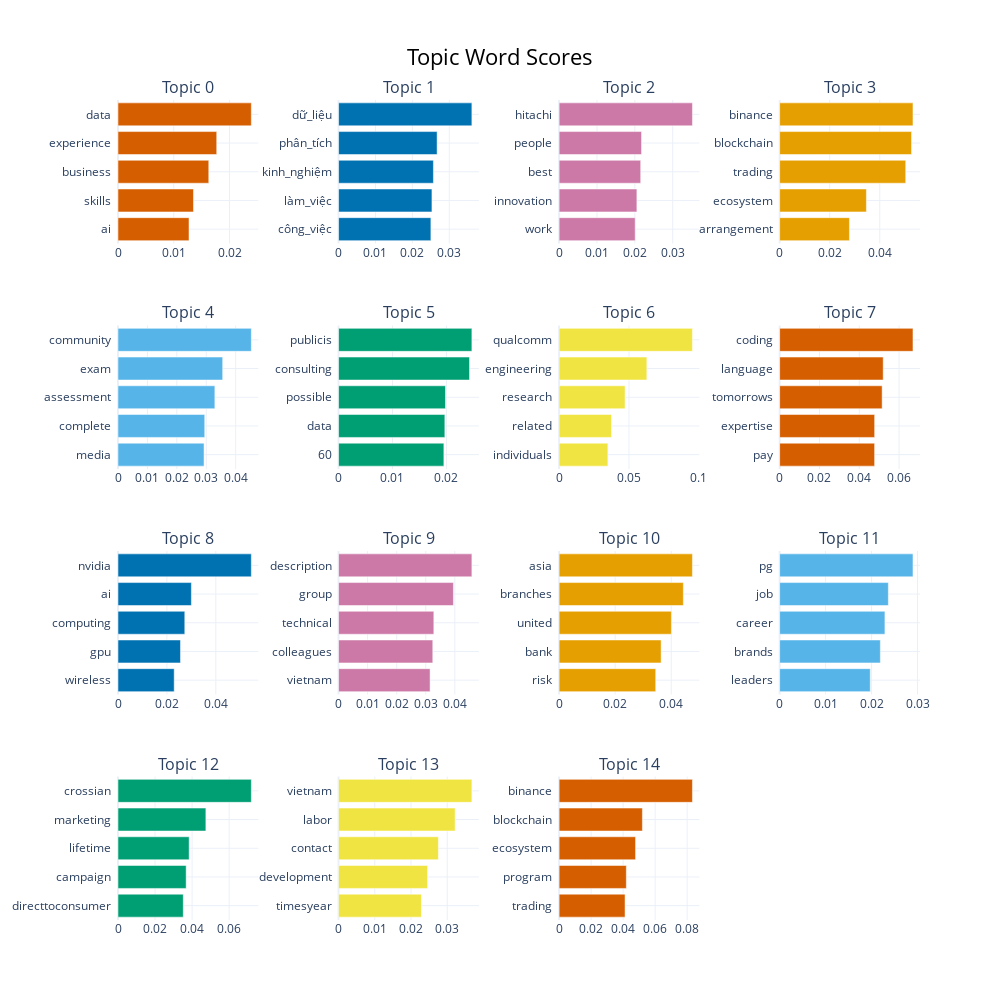

Notebook code cell kept with this figure:
### Markdown cell above
# Trực quan

### Code cell
# Trực quan hóa Top 15 topics với các từ khóa quan trọng nhất
fig_barchart = topic_model.visualize_barchart(top_n_topics=15, n_words=5)

# Hiển thị
fig_barchart.show()

# Lưu ra file HTML để xem trên trình duyệt
fig_barchart.write_html("../Figures/topic_distribution_barchart.html")

### Figure 1 — Plotly figure (JSON) as saved in the notebook; plotly's stock layout.template omitted (floating-point values rounded to 4 significant figures)
{"data": [{"marker": {"color": "#D55E00"}, "orientation": "h", "type": "bar", "x": [0.01273, 0.01354, 0.01628, 0.0177, 0.02391], "xaxis": "x", "y": ["ai  ", "skills  ", "business  ", "experience  ", "data  "], "yaxis": "y"}, {"marker": {"color": "#0072B2"}, "orientation": "h", "type": "bar", "x": [0.02503, 0.02531, 0.02571, 0.02671, 0.03613], "xaxis": "x2", "y": ["công_việc  ", "làm_việc  ", "kinh_nghiệm  ", "phân_tích  ", "dữ_liệu  "], "yaxis": "y2"}, {"marker": {"color": "#CC79A7"}, "orientation": "h", "type": "bar", "x": [0.02009, 0.02054, 0.02154, 0.02177, 0.03521], "xaxis": "x3", "y": ["work  ", "innovation  ", "best  ", "people  ", "hitachi  "], "yaxis": "y3"}, {"marker": {"color": "#E69F00"}, "orientation": "h", "type": "bar", "x": [0.02788, 0.03466, 0.05037, 0.05269, 0.05327], "xaxis": "x4", "y": ["arrangement  ", "ecosystem  ", "trading  ", "blockchain  ", "binance  "], "yaxis": "y4"}, {"marker": {"color": "#56B4E9"}, "orientation": "h", "type": "bar", "x": [0.02925, 0.02948, 0.03292, 0.03558, 0.04532], "xaxis": "x5", "y": ["media  ", "complete  ", "assessment  ", "exam  ", "community  "], "yaxis": "y5"}, {"marker": {"color": "#009E73"}, "orientation": "h", "type": "bar", "x": [0.01953, 0.01971, 0.01982, 0.02428, 0.02472], "xaxis": "x6", "y": ["60  ", "data  ", "possible  ", "consulting  ", "publicis  "], "yaxis": "y6"}, {"marker": {"color": "#F0E442"}, "orientation": "h", "type": "bar", "x": [0.0349, 0.03755, 0.0472, 0.0628, 0.09541], "xaxis": "x7", "y": ["individuals  ", "related  ", "research  ", "engineering  ", "qualcomm  "], "yaxis": "y7"}, {"marker": {"color": "#D55E00"}, "orientation": "h", "type": "bar", "x": [0.04772, 0.04773, 0.05149, 0.05203, 0.06699], "xaxis": "x8", "y": ["pay  ", "expertise  ", "tomorrows  ", "language  ", "coding  "], "yaxis": "y8"}, {"marker": {"color": "#0072B2"}, "orientation": "h", "type": "bar", "x": [0.02298, 0.02554, 0.02731, 0.03, 0.05451], "xaxis": "x9", "y": ["wireless  ", "gpu  ", "computing  ", "ai  ", "nvidia  "], "yaxis": "y9"}, {"marker": {"color": "#CC79A7"}, "orientation": "h", "type": "bar", "x": [0.03148, 0.03241, 0.03277, 0.03951, 0.04586], "xaxis": "x10", "y": ["vietnam  ", "colleagues  ", "technical  ", "group  ", "description  "], "yaxis": "y10"}, {"marker": {"color": "#E69F00"}, "orientation": "h", "type": "bar", "x": [0.03447, 0.03639, 0.04006, 0.04432, 0.04756], "xaxis": "x11", "y": ["risk  ", "bank  ", "united  ", "branches  ", "asia  "], "yaxis": "y11"}, {"marker": {"color": "#56B4E9"}, "orientation": "h", "type": "bar", "x": [0.01971, 0.02191, 0.0229, 0.02364, 0.029], "xaxis": "x12", "y": ["leaders  ", "brands  ", "career  ", "job  ", "pg  "], "yaxis": "y12"}, {"marker": {"color": "#009E73"}, "orientation": "h", "type": "bar", "x": [0.03523, 0.03679, 0.0384, 0.04742, 0.07196], "xaxis": "x13", "y": ["directtoconsumer  ", "campaign  ", "lifetime  ", "marketing  ", "crossian  "], "yaxis": "y13"}, {"marker": {"color": "#F0E442"}, "orientation": "h", "type": "bar", "x": [0.02288, 0.02459, 0.02755, 0.03218, 0.0368], "xaxis": "x14", "y": ["timesyear  ", "development  ", "contact  ", "labor  ", "vietnam  "], "yaxis": "y14"}, {"marker": {"color": "#D55E00"}, "orientation": "h", "type": "bar", "x": [0.0412, 0.042, 0.04777, 0.05205, 0.0833], "xaxis": "x15", "y": ["trading  ", "program  ", "ecosystem  ", "blockchain  ", "binance  "], "yaxis": "y15"}], "layout": {"annotations": [{"font": {"size": 16}, "showarrow": false, "text": "Topic 0", "x": 0.0875, "xanchor": "center", "xref": "paper", "y": 1, "yanchor": "bottom", "yref": "paper"}, {"font": {"size": 16}, "showarrow": false, "text": "Topic 1", "x": 0.3625, "xanchor": "center", "xref": "paper", "y": 1, "yanchor": "bottom", "yref": "paper"}, {"font": {"size": 16}, "showarrow": false, "text": "Topic 2", "x": 0.6375, "xanchor": "center", "xref": "paper", "y": 1, "yanchor": "bottom", "yref": "paper"}, {"font": {"size": 16}, "showarrow": false, "text": "Topic 3", "x": 0.9125, "xanchor": "center", "xref": "paper", "y": 1, "yanchor": "bottom", "yref": "paper"}, {"font": {"size": 16}, "showarrow": false, "text": "Topic 4", "x": 0.0875, "xanchor": "center", "xref": "paper", "y": 0.725, "yanchor": "bottom", "yref": "paper"}, {"font": {"size": 16}, "showarrow": false, "text": "Topic 5", "x": 0.3625, "xanchor": "center", "xref": "paper", "y": 0.725, "yanchor": "bottom", "yref": "paper"}, {"font": {"size": 16}, "showarrow": false, "text": "Topic 6", "x": 0.6375, "xanchor": "center", "xref": "paper", "y": 0.725, "yanchor": "bottom", "yref": "paper"}, {"font": {"size": 16}, "showarrow": false, "text": "Topic 7", "x": 0.9125, "xanchor": "center", "xref": "paper", "y": 0.725, "yanchor": "bottom", "yref": "paper"}, {"font": {"size": 16}, "showarrow": false, "text": "Topic 8", "x": 0.0875, "xanchor": "center", "xref": "paper", "y": 0.45, "yanchor": "bottom", "yref": "paper"}, {"font": {"size": 16}, "showarrow": false, "text": "Topic 9", "x": 0.3625, "xanchor": "center", "xref": "paper", "y": 0.45, "yanchor": "bottom", "yref": "paper"}, {"font": {"size": 16}, "showarrow": false, "text": "Topic 10", "x": 0.6375, "xanchor": "center", "xref": "paper", "y": 0.45, "yanchor": "bottom", "yref": "paper"}, {"font": {"size": 16}, "showarrow": false, "text": "Topic 11", "x": 0.9125, "xanchor": "center", "xref": "paper", "y": 0.45, "yanchor": "bottom", "yref": "paper"}, {"font": {"size": 16}, "showarrow": false, "text": "Topic 12", "x": 0.0875, "xanchor": "center", "xref": "paper", "y": 0.175, "yanchor": "bottom", "yref": "paper"}, {"font": {"size": 16}, "showarrow": false, "text": "Topic 13", "x": 0.3625, "xanchor": "center", "xref": "paper", "y": 0.175, "yanchor": "bottom", "yref": "paper"}, {"font": {"size": 16}, "showarrow": false, "text": "Topic 14", "x": 0.6375, "xanchor": "center", "xref": "paper", "y": 0.175, "yanchor": "bottom", "yref": "paper"}], "height": 1000, "hoverlabel": {"bgcolor": "white", "font": {"family": "Rockwell", "size": 16}}, "showlegend": false, "title": {"font": {"color": "Black", "size": 22}, "text": "Topic Word Scores", "x": 0.5, "xanchor": "center", "yanchor": "top"}, "width": 1000, "xaxis": {"anchor": "y", "domain": [0, 0.175], "showgrid": true}, "xaxis10": {"anchor": "y10", "domain": [0.275, 0.45], "showgrid": true}, "xaxis11": {"anchor": "y11", "domain": [0.55, 0.725], "showgrid": true}, "xaxis12": {"anchor": "y12", "domain": [0.825, 1], "showgrid": true}, "xaxis13": {"anchor": "y13", "domain": [0, 0.175], "showgrid": true}, "xaxis14": {"anchor": "y14", "domain": [0.275, 0.45], "showgrid": true}, "xaxis15": {"anchor": "y15", "domain": [0.55, 0.725], "showgrid": true}, "xaxis16": {"anchor": "y16", "domain": [0.825, 1], "showgrid": true}, "xaxis2": {"anchor": "y2", "domain": [0.275, 0.45], "showgrid": true}, "xaxis3": {"anchor": "y3", "domain": [0.55, 0.725], "showgrid": true}, "xaxis4": {"anchor": "y4", "domain": [0.825, 1], "showgrid": true}, "xaxis5": {"anchor": "y5", "domain": [0, 0.175], "showgrid": true}, "xaxis6": {"anchor": "y6", "domain": [0.275, 0.45], "showgrid": true}, "xaxis7": {"anchor": "y7", "domain": [0.55, 0.725], "showgrid": true}, "xaxis8": {"anchor": "y8", "domain": [0.825, 1], "showgrid": true}, "xaxis9": {"anchor": "y9", "domain": [0, 0.175], "showgrid": true}, "yaxis": {"anchor": "x", "domain": [0.825, 1], "showgrid": true}, "yaxis10": {"anchor": "x10", "domain": [0.275, 0.45], "showgrid": true}, "yaxis11": {"anchor": "x11", "domain": [0.275, 0.45], "showgrid": true}, "yaxis12": {"anchor": "x12", "domain": [0.275, 0.45], "showgrid": true}, "yaxis13": {"anchor": "x13", "domain": [0, 0.175], "showgrid": true}, "yaxis14": {"anchor": "x14", "domain": [0, 0.175], "showgrid": true}, "yaxis15": {"anchor": "x15", "domain": [0, 0.175], "showgrid": true}, "yaxis16": {"anchor": "x16", "domain": [0, 0.175], "showgrid": true}, "yaxis2": {"anchor": "x2", "domain": [0.825, 1], "showgrid": true}, "yaxis3": {"anchor": "x3", "domain": [0.825, 1], "showgrid": true}, "yaxis4": {"anchor": "x4", "domain": [0.825, 1], "showgrid": true}, "yaxis5": {"anchor": "x5", "domain": [0.55, 0.725], "showgrid": true}, "yaxis6": {"anchor": "x6", "domain": [0.55, 0.725], "showgrid": true}, "yaxis7": {"anchor": "x7", "domain": [0.55, 0.725], "showgrid": true}, "yaxis8": {"anchor": "x8", "domain": [0.55, 0.725], "showgrid": true}, "yaxis9": {"anchor": "x9", "domain": [0.275, 0.45], "showgrid": true}}}
